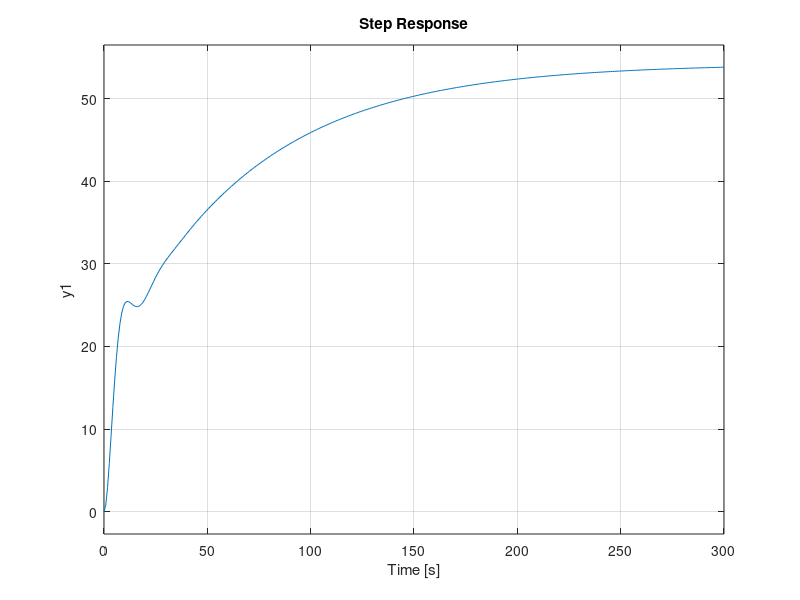

This chart was generated by the following MATLAB code: (Note: this script raises an error after producing the figure.)
tstep = 300; %Time to simulate for
%Linearized Longitudinal Dynamics
num_long = [2.423,.1097];
den_long = [1,.3537,.1394,.002024];
long_dynamics = tf(num_long,den_long);
figure(1)
step(long_dynamics,tstep)
S1 = stepinfo(long_dynamics);
title('Open Loop Longitudinal Step Response')

%Linearized Rotational dynamics
num_rot = [.00835,.001745];
den_rot = [1,4.641*(10^-5),.0002839];
rot_dynamics = tf(num_rot,den_rot);
figure(2)
step(rot_dynamics,tstep*1000)
S2 = stepinfo(rot_dynamics);
title('Open Loop Rotational Step Response')

%Forward mode dynamics
num_fwd = [.0002557,-.02031,.05613];
den_fwd = [1,.4456,27.55,4.316];
fwd_dynamics = tf(num_fwd,den_fwd);
figure(3)
step(fwd_dynamics,tstep/3)
S3 = stepinfo(fwd_dynamics)
title('Open Loop Forward Step Response')

figure(4)
rlocus(fwd_dynamics)


